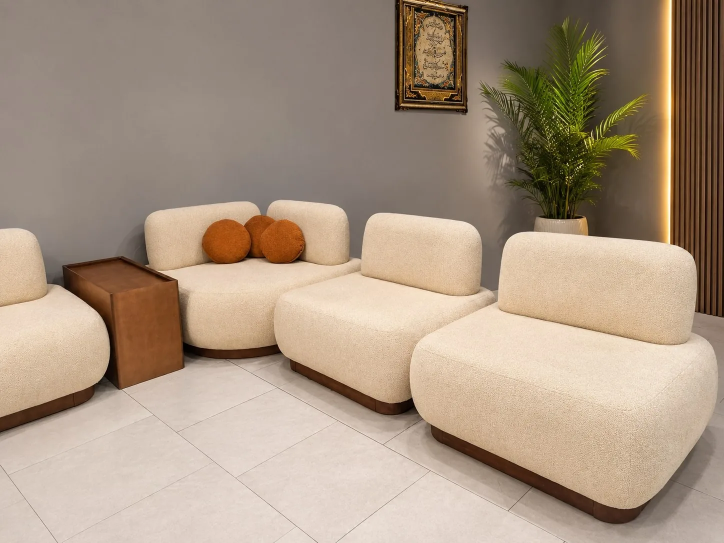
#> input picture images/product-1.webp, 1448 x 1086 px, found by its file name (shown at 1/2 size)
$ python inspect_armchair.py
#> lines starting #> are read from the running program, lines starting #| are printed output that depends on the picture
import numpy as np
from PIL import Image, ImageDraw

orig = Image.open(r'c:\Users\Mahdi\Desktop\بببببب\images\product-1.webp').convert('RGB')
#> orig is the input picture: PIL image 1448x1086 RGB; mean R, G, B 169.2, 149.8, 130.4
orig_np = np.array(orig)

# Crop left armchair
x1, y1, x2, y2 = 0, 320, 260, 920
arm_crop = orig_np[y1:y2, x1:x2].copy()
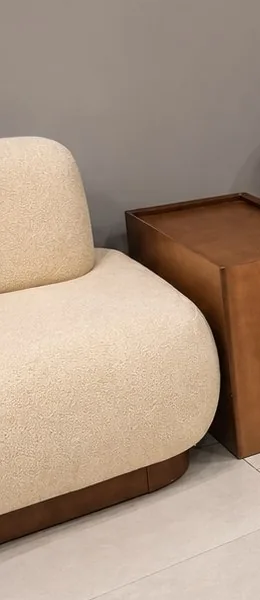
#> arm_crop: shape (600, 260, 3); mean R, G, B 171.4, 150.1, 131.9

arm_img = Image.fromarray(arm_crop)
draw = ImageDraw.Draw(arm_img)

for y in range(0, y2 - y1, 20):
    draw.line([(0, y), (x2 - x1, y)], fill=(255, 0, 0, 100))
    draw.text((2, y + 2), str(y1 + y), fill=(255, 255, 0))

for x in range(0, x2 - x1, 20):
    draw.line([(x, 0), (x, y2 - y1)], fill=(255, 0, 0, 100))
    draw.text((x + 2, 2), str(x1 + x), fill=(255, 255, 0))

arm_img.save(r'c:\Users\Mahdi\Desktop\بببببب\armchair_detailed_grid.png')
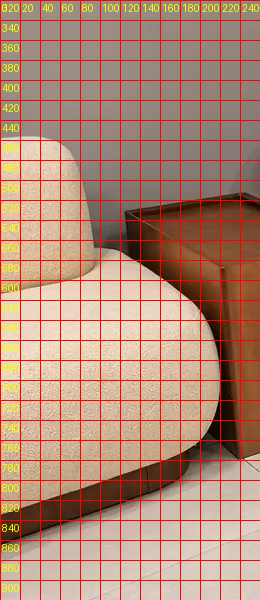
#> saved as armchair_detailed_grid.png: PIL image 260x600 RGB; mean R, G, B 180.4, 136.6, 117.3
print("Saved armchair_detailed_grid.png")
